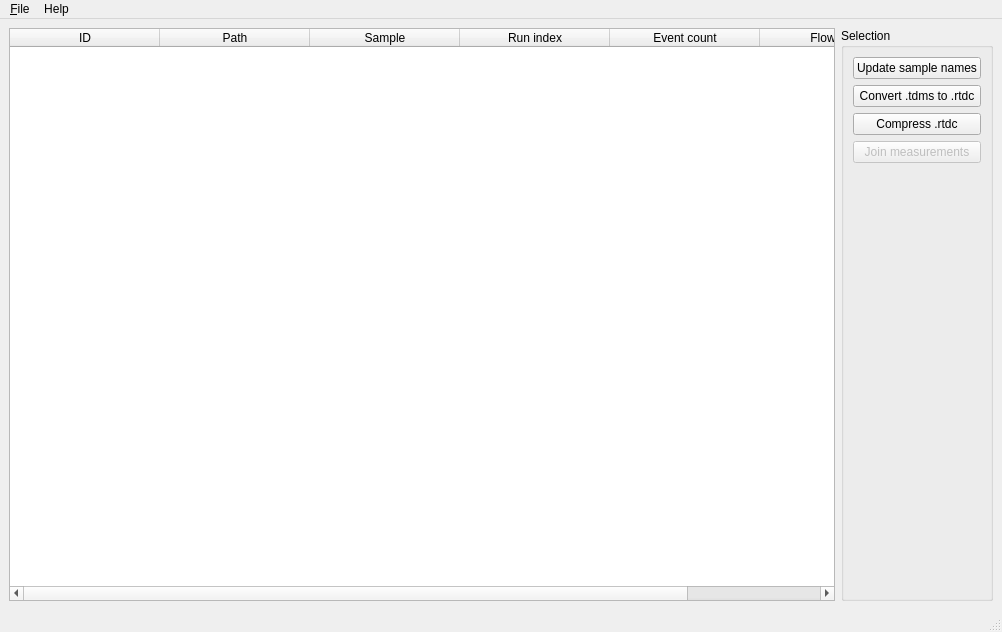
<?xml version="1.0" encoding="UTF-8"?>
<ui version="4.0">
 <class>MainWindow</class>
 <widget class="QMainWindow" name="MainWindow">
  <property name="geometry">
   <rect>
    <x>0</x>
    <y>0</y>
    <width>1002</width>
    <height>632</height>
   </rect>
  </property>
  <property name="acceptDrops">
   <bool>true</bool>
  </property>
  <property name="windowTitle">
   <string>MainWindow</string>
  </property>
  <widget class="QWidget" name="centralwidget">
   <layout class="QHBoxLayout" name="horizontalLayout">
    <item>
     <widget class="QTableWidget" name="tableWidget">
      <property name="dragEnabled">
       <bool>false</bool>
      </property>
      <property name="dragDropMode">
       <enum>QAbstractItemView::NoDragDrop</enum>
      </property>
      <property name="alternatingRowColors">
       <bool>true</bool>
      </property>
      <property name="gridStyle">
       <enum>Qt::CustomDashLine</enum>
      </property>
      <property name="sortingEnabled">
       <bool>true</bool>
      </property>
      <attribute name="horizontalHeaderCascadingSectionResizes">
       <bool>true</bool>
      </attribute>
      <attribute name="horizontalHeaderDefaultSectionSize">
       <number>150</number>
      </attribute>
      <attribute name="horizontalHeaderStretchLastSection">
       <bool>true</bool>
      </attribute>
      <column>
       <property name="text">
        <string>ID</string>
       </property>
      </column>
      <column>
       <property name="text">
        <string>Path</string>
       </property>
       <property name="toolTip">
        <string/>
       </property>
      </column>
      <column>
       <property name="text">
        <string>Sample</string>
       </property>
      </column>
      <column>
       <property name="text">
        <string>Run index</string>
       </property>
      </column>
      <column>
       <property name="text">
        <string>Event count</string>
       </property>
      </column>
      <column>
       <property name="text">
        <string>Flow rate</string>
       </property>
      </column>
     </widget>
    </item>
    <item>
     <widget class="QGroupBox" name="groupBox">
      <property name="title">
       <string>Selection</string>
      </property>
      <layout class="QVBoxLayout" name="verticalLayout">
       <item>
        <widget class="QPushButton" name="pushButton_sample">
         <property name="toolTip">
          <string>update the sample name of individual .rtdc files in-place</string>
         </property>
         <property name="text">
          <string>Update sample names</string>
         </property>
        </widget>
       </item>
       <item>
        <widget class="QPushButton" name="pushButton_tdms2rtdc">
         <property name="enabled">
          <bool>true</bool>
         </property>
         <property name="toolTip">
          <string>convert .tdms measurements to the .rtdc file format (includes update of sample names and lossless compression)</string>
         </property>
         <property name="text">
          <string>Convert .tdms to .rtdc</string>
         </property>
        </widget>
       </item>
       <item>
        <widget class="QPushButton" name="pushButton_compress">
         <property name="toolTip">
          <string>compress .rtdc files lossless to save disk space (includes update of sample names)</string>
         </property>
         <property name="text">
          <string>Compress .rtdc</string>
         </property>
        </widget>
       </item>
       <item>
        <widget class="QPushButton" name="pushButton_join">
         <property name="enabled">
          <bool>false</bool>
         </property>
         <property name="toolTip">
          <string>join multiple measurements into a single .rtdc file ( (includes lossless compression)</string>
         </property>
         <property name="text">
          <string>Join measurements</string>
         </property>
        </widget>
       </item>
       <item>
        <spacer name="verticalSpacer">
         <property name="orientation">
          <enum>Qt::Vertical</enum>
         </property>
         <property name="sizeHint" stdset="0">
          <size>
           <width>20</width>
           <height>40</height>
          </size>
         </property>
        </spacer>
       </item>
      </layout>
     </widget>
    </item>
   </layout>
  </widget>
  <widget class="QMenuBar" name="menubar">
   <property name="geometry">
    <rect>
     <x>0</x>
     <y>0</y>
     <width>1002</width>
     <height>22</height>
    </rect>
   </property>
   <widget class="QMenu" name="menuFile">
    <property name="title">
     <string>&amp;File</string>
    </property>
    <addaction name="action_add"/>
    <addaction name="action_add_folder"/>
    <addaction name="action_clear"/>
    <addaction name="separator"/>
    <addaction name="action_Quit"/>
   </widget>
   <widget class="QMenu" name="menuHelp">
    <property name="title">
     <string>Help</string>
    </property>
    <addaction name="actionSoftware"/>
    <addaction name="actionAbout"/>
   </widget>
   <addaction name="menuFile"/>
   <addaction name="menuHelp"/>
  </widget>
  <widget class="QStatusBar" name="statusbar"/>
  <action name="action_add">
   <property name="text">
    <string>&amp;Add measurements</string>
   </property>
  </action>
  <action name="action_clear">
   <property name="text">
    <string>&amp;Clear measurements</string>
   </property>
  </action>
  <action name="action_Quit">
   <property name="text">
    <string>&amp;Quit</string>
   </property>
  </action>
  <action name="action_add_folder">
   <property name="text">
    <string>Add &amp;folder with measurements</string>
   </property>
  </action>
  <action name="actionAbout">
   <property name="text">
    <string>About</string>
   </property>
  </action>
  <action name="actionSoftware">
   <property name="text">
    <string>Software</string>
   </property>
  </action>
 </widget>
 <resources/>
 <connections/>
</ui>
